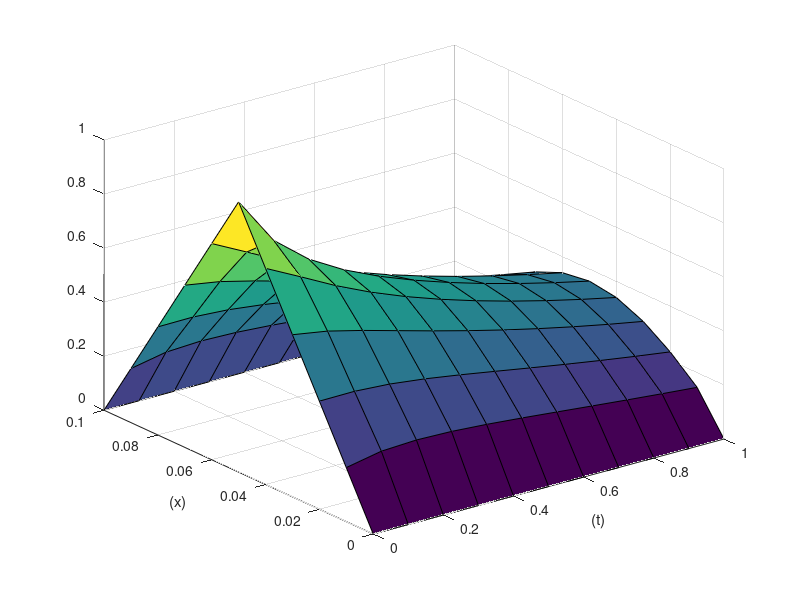
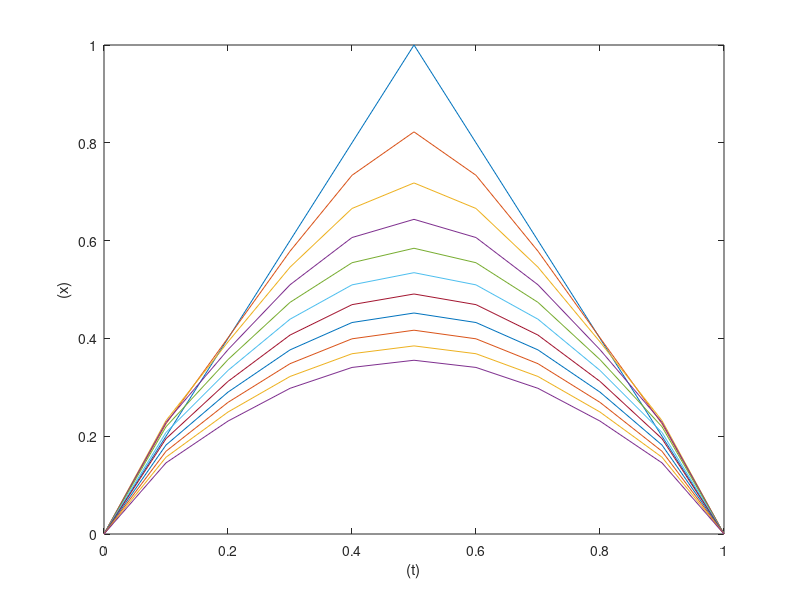

The MATLAB source for these figures, in order:
clc, clear;
format short;

%interval x and t
da = 0.1;
dt = 0.01;

a = 0:da:1;
t = 0:dt:0.1;

na = length(a);
mt = length(t);

% kondisi awal
for i = 1 : na
  if a(i) >= 0 && a(i) < 0.5
    r(i, 1) = 2 * a(i);
  elseif a(i) >= 0.5 && a(i) <= 1
    r(i, 1) = 2 * (1 - a(i));
  end
end

%kondisi batas
r(1,1) = 0;
r(na, 1) = 0;

for j = 1 : mt - 1
  % Asumsi
  A(j) = -dt;
  B(j) = (da ^ 2) + 2 * dt;
  
  % Matriks triagonal
  for i = 1 : na
    J(i, i) = B(j);

  end
  
  for i = 1 : na - 1
    J(i, i+1) = A(j);
  end
  
  for i = 2 : na
    J(i, i-1) = A(j);
  end
  
%   Ruas kanan
  for i = 1 : na
    D(i, j) = (da ^ 2) * r(i,j);
  end
  
  % Nilai u
  r(:, j+1) = inv(J) * D(:, j);
  
  % Kondisi batas
  r(1, j+1) = 0;
  r(na, j+1) = 0;
  
end

r((na + 1) / 2, :);

figure(1);
[X,Y] = meshgrid(0:0.1:1, 0:0.01:0.1)
surf(X,Y,r);
ylabel('(x)');
xlabel('(t)');

figure(2);
plot(a,r)
ylabel('(x)');
xlabel('(t)');